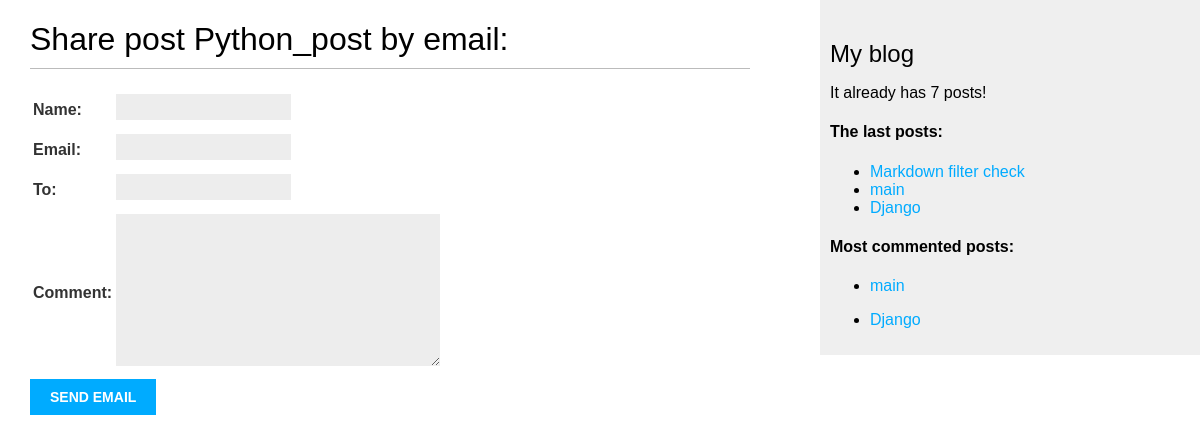
Screenshot of /4/share/ with the database file from the repository.
### blog/models.py (models this page shows, shortened)
class Post(models.Model):
    STATUS_CHOICES = (
        ("draft", "Draft"),
        ("published", "Published"),
    )
    title = models.CharField("Заголовок", max_length=250)
    slug = models.SlugField("Слаг", max_length=100, unique_for_date="published_date")
    author = models.ForeignKey(User, on_delete=models.CASCADE, related_name="blog_post", verbose_name="Автор")
    text = models.TextField("Текст")
    published_date = models.DateField("Дата публикации", default=timezone.now())
    created_date = models.DateField("Дата создания", auto_now_add=True)
    updated_date = models.DateField("Дата обновления", auto_now=True)
    status = models.CharField("Статус", max_length=10, choices=STATUS_CHOICES, default="draft")
    tags = TaggableManager()
    objects = models.Manager()
    published = PublishedManager()
    def get_absolute_url(self):
        return reverse("post_detail",
                       args=[
                           self.published_date.year,
                           self.published_date.month,
                           self.published_date.day,
                           self.slug,
                       ])
    class Meta:
        ordering = ("-published_date",)

### blog/views.py (the view)
# urls.py: path("<int:post_id>/share/", post_share, name="post_share"),
def post_share(request, post_id):
    post = get_object_or_404(Post, id=post_id, status="published")
    sent = False
    if request.method == "POST":
        form = EmailPostForm(request.POST)
        if form.is_valid():
            data = form.cleaned_data
            post_url = request.build_absolute_uri(post.get_absolute_url())
            subject = f"{data['name']} ({data['email']}) recommend you reading: {post.title}"
            message = f"Read {post.title} at {post_url}\n{data['name']}'s comments: {data['comment']}"
            send_mail(subject, message, "horvasiliy@mail.ru", [data['to']])
            sent = True
    else:
        form = EmailPostForm()
    context = {
        "post": post,
        "form": form,
        "sent": sent,
    }
    return render(request, "blog/share.html", context)

### blog/forms.py
class EmailPostForm(forms.Form):
    name = forms.CharField(max_length=25)
    email = forms.EmailField()
    to = forms.EmailField()
    comment = forms.CharField(required=False, widget=forms.Textarea)

### blog/models.py (called while the page is built)
    def get_queryset(self):
        return super().get_queryset().filter(status="published")

### blog/templatetags/blog_tags.py (called while the page is built)
@register.simple_tag(name="count_tags")
def total_posts():
    return Post.published.count()

@register.simple_tag()
def most_commented_posts(count=2):
    return Post.published.annotate(total_comments=Count("comments")).order_by("-total_comments")[:count]

@register.inclusion_tag("blog/latest_posts.html")
def display_the_latest_posts(count=3):
    latest_posts = Post.published.all().order_by("-published_date")[:count]
    return {"latest_posts": latest_posts}

### blog/templates/blog/share.html (shortened to what this page needs)
{% extends 'blog/base.html' %}
{% block content %}
  {% if sent %}
    <h1>Email successfully sent!</h1>
    <p>{{ post.title }} was successfully sent to {{ form.cleaned_data.to }}.</p>
  {% else %}
    <h1>Share post {{ post.title }} by email:</h1>
    <form action="." method="post">
      <table>{{ form.as_table}}</table>
      <input type="submit" value="Send email">
    </form>
  {% endif %}
{% endblock content %}

### blog/templates/blog/base.html (shortened to what this page needs)
{% load static %}
{% load blog_tags %}
<!DOCTYPE html>
<html>
<head>
  <link href="{% static 'blog/css/blog.css' %}" rel="stylesheet">
</head>
<body>
  <div id="content">
    {% block content %}
    {% endblock %}
  </div>
  <div id="sidebar">
    <h2>My blog</h2>
    <p>It already has {% count_tags %} posts!</p>
    <h4>The last posts:</h4>
    {% display_the_latest_posts %}
    <h4>Most commented posts:</h4>
    {% most_commented_posts as mc_posts %}
    <ul>
      {% for post in mc_posts %}
        <li><p><a href="{{ post.get_absolute_url }}">{{ post.title }}</a></p></li>
      {% endfor %}
    </ul>
  </div>
</body>
</html>

### blog/templates/blog/latest_posts.html
<ul>
    {% for post in latest_posts %}
        <li><a href="{{ post.get_absolute_url }}">{{ post.title }}</a></li>
    {% endfor %}
</ul>

### blog/static/blog/css/blog.css (style rules this page uses)
body { margin:0; padding:0; font-family:helvetica, sans-serif; }
a { color:#00abff; text-decoration:none; }
h1 { font-weight:normal; border-bottom:1px solid #bbb; padding:0 0 10px 0; }
h2 { font-weight:normal; margin:30px 0 0; }
#content { float:left; width:60%; padding:0 0 0 30px; }
#sidebar { float:right; width:30%; padding:10px; background:#efefef; height:100%; }
label { float:left; clear:both; color:#333; margin-bottom:4px; }
input, textarea { clear:both; float:left; margin:0 0 10px; background:#ededed; border:0; padding:6px 10px; font-size:12px; }
input[type=submit] { font-weight:bold; background:#00abff; color:#fff; padding:10px 20px; font-size:14px; text-transform:uppercase; }

### rows the page displays
Post: title "Python_post"
Post: title "Markdown filter check"
Post: title "main"
Post: title "Django"
